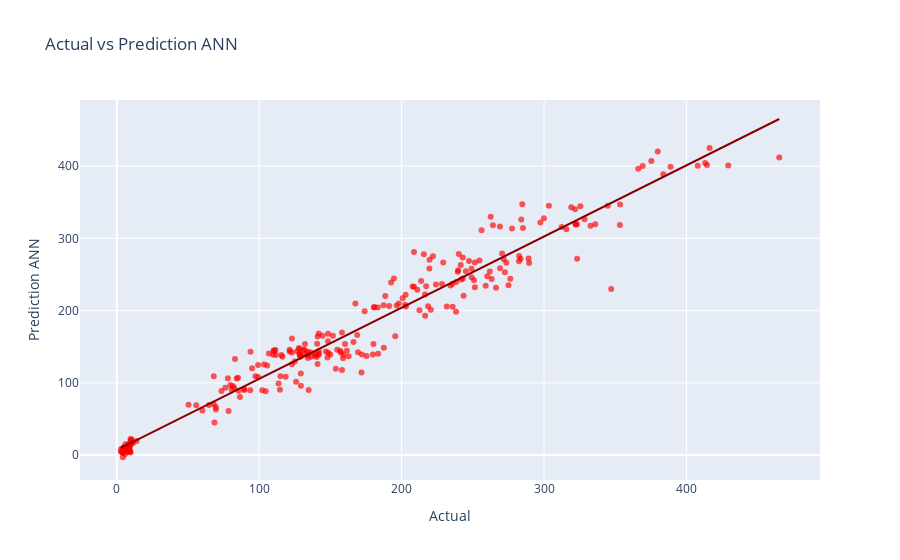

The notebook cell saved with this chart:
### Code cell
px.scatter(
     x=Y_test, y=y_pred_ANN, opacity=0.65,
    trendline='ols', trendline_color_override='darkred',
    labels = dict(x = "Actual",y = "Prediction ANN"), color_discrete_sequence=['red'],
    title = "Actual vs Prediction ANN"
).show()

### Figure 1 — Plotly figure (JSON) as saved in the notebook; plotly's stock layout.template omitted (floating-point values rounded to 4 significant figures; data arrays with more than 128 entries replaced by an {"elided": "..."} marker saying what was removed)
{"data": [{"hovertemplate": "Actual=%{x}<br>Prediction ANN=%{y}<extra></extra>", "legendgroup": "", "marker": {"color": "red", "opacity": 0.65, "symbol": "circle"}, "mode": "markers", "name": "", "orientation": "v", "showlegend": false, "type": "scatter", "x": {"elided": "261 float values"}, "xaxis": "x", "y": {"elided": "261 float values"}, "yaxis": "y"}, {"hovertemplate": "<b>OLS trendline</b><br>y = 0.984802 * x + 7.14973<br>R<sup>2</sup>=0.949313<br><br>Actual=%{x}<br>Prediction ANN=%{y} <b>(trend)</b><extra></extra>", "legendgroup": "", "line": {"color": "darkred"}, "marker": {"color": "red", "symbol": "circle"}, "mode": "lines", "name": "", "showlegend": false, "type": "scatter", "x": {"elided": "261 float values"}, "xaxis": "x", "y": {"elided": "261 float values"}, "yaxis": "y"}], "layout": {"legend": {"tracegroupgap": 0}, "title": {"text": "Actual vs Prediction ANN"}, "xaxis": {"anchor": "y", "domain": [0, 1], "title": {"text": "Actual"}}, "yaxis": {"anchor": "x", "domain": [0, 1], "title": {"text": "Prediction ANN"}}}}
